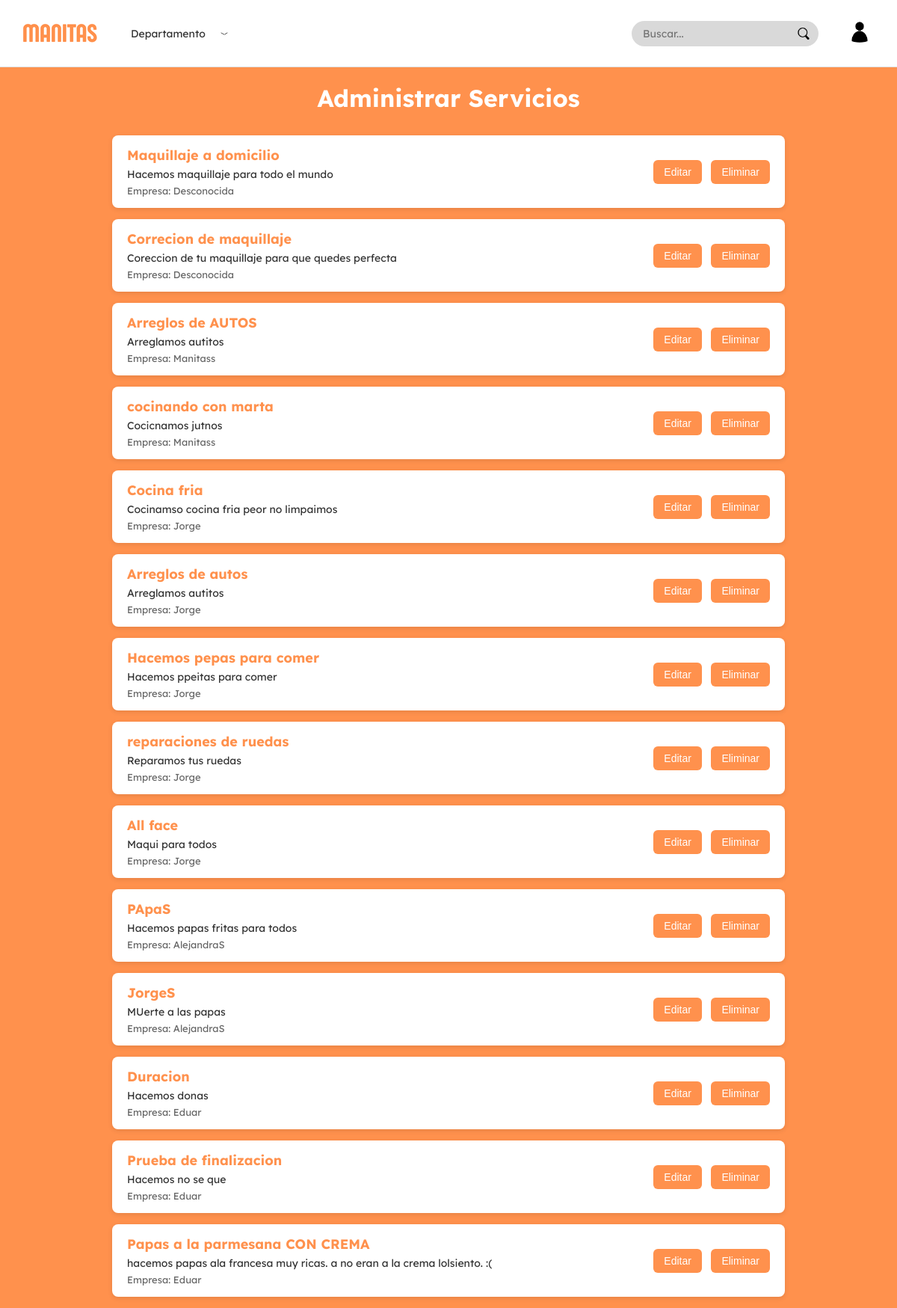
/apps/VIstas/paginas/administrador/admin_servicios.php (signed in), run on the app's committed database.
### tables this page shows
CREATE TABLE `servicio` (
  `IdServicio` int NOT NULL AUTO_INCREMENT,
  `Titulo` varchar(100) NOT NULL,
  `Categoria` enum('Hogar','Autos','Belleza','Cuidado de niños','Digital','Cocina','Salud','Mascotas','Eventos','Educación','Transporte','Arte y Cultura') NOT NULL,
  `Descripcion` varchar(500) DEFAULT NULL,
  `Precio` int NOT NULL,
  `imagen` varchar(255) DEFAULT NULL,
  `departamento` varchar(255) NOT NULL DEFAULT '',
  `Duracion` decimal(3,1) NOT NULL,
  PRIMARY KEY (`IdServicio`),
  CONSTRAINT `chk_precio` CHECK ((`Precio` >= 0))
);

### apps/Controlador/administrador/MostrarServiciosControlador.php (called while the page is built, shortened)
<?php
require_once($_SERVER['DOCUMENT_ROOT'] . '/Proyecto/apps/modelos/Servicio.php');
require_once($_SERVER['DOCUMENT_ROOT'] . '/Proyecto/apps/modelos/Empresa.php');
require_once($_SERVER['DOCUMENT_ROOT'] . '/Proyecto/apps/modelos/Brinda.php');
class ServiciosAdminControlador {
    private $conn;
    public function __construct($conn) {
        $this->conn = $conn;
    }
    public function obtenerServiciosConEmpresa() {
        $sql = "SELECT * FROM servicio";
        $resultado = $this->conn->query($sql);
        $servicios = [];
        if ($resultado) {
            while ($row = $resultado->fetch_assoc()) {
                $servicio = new Servicio(
                    $row['IdServicio'] ?? null,
                    $row['Titulo'] ?? '',
                    $row['Categoria'] ?? '',
                    $row['Descripcion'] ?? '',
                    $row['Precio'] ?? 0,
                    $row['departamento'] ?? '',
                    $row['imagen'] ?? '',
                    $row['Duracion'] ?? 0
                );
                $idEmpresa = Brinda::obtenerIdEmpresaPorServicio($this->conn, $servicio->getIdServicio());
                $empresaObj = $idEmpresa ? Empresa::obtenerPorId($this->conn, $idEmpresa) : null;
                $nombreEmpresa = $empresaObj ? $empresaObj->getNombreEmpresa() : 'Desconocida';
                $servicios[] = [
                    'servicio' => $servicio,
                    'empresa' => $nombreEmpresa
                ];
            }
        }
        return $servicios;
    }
}
?>

### apps/Modelos/Servicio.php (called while the page is built, shortened)
<?php
class Servicio {
    private $idServicio;
    private $titulo;
    private $categoria;
    private $descripcion;
    private $precio;
    private $departamento;
    private $imagen;
    private $duracion;
    public function __construct(
        $idServicio = null,
        $titulo = '',
        $categoria = '',
        $descripcion = '',
        $precio = 0,
        $departamento = '',
        $imagen = '',
        $duracion = 0
    ) {
        $this->idServicio = $idServicio;
        $this->titulo = $titulo;
        $this->categoria = $categoria;
        $this->descripcion = $descripcion;
        $this->precio = $precio;
        $this->departamento = $departamento;
        $this->imagen = $imagen;
        $this->duracion = $duracion;
    }
    public function getIdServicio() { return $this->idServicio; }
    public function getTitulo() { return $this->titulo; }
    public function getCategoria() { return $this->categoria; }
    public function getDescripcion() { return $this->descripcion; }
    public function getPrecio() { return $this->precio; }
    public function getDepartamento() { return $this->departamento; }
    public function getImagen() { return $this->imagen; }
    public function getDuracion() { return $this->duracion; }
}
?>

### apps/Modelos/Brinda.php (called while the page is built, shortened)
<?php
class Brinda
{
    public static function obtenerIdEmpresaPorServicio($conn, $idServicio)
    {
        $stmt = $conn->prepare("SELECT IdUsuario FROM brinda WHERE IdServicio = ?");
        $stmt->bind_param("i", $idServicio);
        $stmt->execute();
        $res = $stmt->get_result();
        $fila = $res->fetch_assoc();
        return $fila['IdUsuario'] ?? null;
    }
}

### apps/Modelos/Empresa.php (called while the page is built, shortened)
<?php
class Empresa extends Usuario
{
    private $nombreEmpresa;
    public function __construct($idUsuario, $email, $contrasena, $telefono, $nombreEmpresa, $calle, $numero, $imagen = null)
    {
        $this->nombreEmpresa = $nombreEmpresa;
    }
    public function getNombreEmpresa()
    {
        return $this->nombreEmpresa;
    }
    public static function obtenerPorId($conn, $idUsuario)
    {
        $stmt = $conn->prepare("
      SELECT u.IdUsuario, u.Email, u.Contraseña,
       e.NombreEmpresa, e.Calle, e.Numero, e.Imagen
FROM empresa e
JOIN usuario u ON e.IdUsuario = u.IdUsuario
WHERE e.IdUsuario = ?
    ");
        $stmt->bind_param("i", $idUsuario);
        $stmt->execute();
        $res = $stmt->get_result();
        $datos = $res->fetch_assoc();
        if ($datos) {
            return new Empresa(
                $datos['IdUsuario'],
                $datos['Email'],
                $datos['Contraseña'],
                null,
                $datos['NombreEmpresa'],
                $datos['Calle'],
                $datos['Numero'],
                $datos['Imagen']
            );
        }
        return null;
    }
}

### apps/VIstas/paginas/administrador/admin_servicios.php (the view, shortened to what this page needs)
<?php
require_once($_SERVER['DOCUMENT_ROOT'] . '/Proyecto/apps/modelos/conexion.php');
require_once($_SERVER['DOCUMENT_ROOT'] . '/Proyecto/apps/Controlador/administrador/MostrarServiciosControlador.php');
$controlador = new ServiciosAdminControlador($conn);
$servicios = $controlador->obtenerServiciosConEmpresa();
?>
<!DOCTYPE html>
<html lang="es">
<head>
    <link rel="stylesheet" href="/Proyecto/public/css/fonts.css">
    <link rel="stylesheet" href="/Proyecto/public/css/paginas/administrador/admin_servicios.css">
    <link rel="stylesheet" href="/Proyecto/public/css/layout/navbar.css">
    <link rel="stylesheet" href="/Proyecto/public/css/layout/modal_servicio.css">
</head>
<body>
    <?php include $_SERVER['DOCUMENT_ROOT'] . '/Proyecto/apps/vistas/layout/navbar.php'; ?>
    <h1>Administrar Servicios</h1>
    <?php if (count($servicios) === 0): ?>
        <p>No hay servicios disponibles.</p>
    <?php else: ?>
        <ul class="servicios-list">
            <?php foreach ($servicios as $item): ?>
                <?php $s = $item['servicio']; ?>
                <li class="servicio-item">
                    <div class="info">
                        <span class="nombre"><?= htmlspecialchars($s->getTitulo()) ?></span>
                        <span class="descripcion"><?= htmlspecialchars($s->getDescripcion()) ?></span>
                        <span class="empresa">Empresa: <?= htmlspecialchars($item['empresa']) ?></span>
                    </div>
                    <div class="acciones">
                        <button
                            class="btn-editar"
                            data-id="<?= $s->getIdServicio() ?>"
                            data-titulo="<?= htmlspecialchars($s->getTitulo(), ENT_QUOTES) ?>"
                            data-categoria="<?= htmlspecialchars($s->getCategoria(), ENT_QUOTES) ?>"
data-departamento="<?= htmlspecialchars($s->getDepartamento(), ENT_QUOTES) ?>"
                            data-precio="<?= htmlspecialchars($s->getPrecio(), ENT_QUOTES) ?>"
                            data-descripcion="<?= htmlspecialchars($s->getDescripcion(), ENT_QUOTES) ?>"
                            data-imagen="<?= htmlspecialchars($s->getImagen(), ENT_QUOTES) ?>"
                            data-duracion="<?= htmlspecialchars((string)$s->getDuracion(), ENT_QUOTES) ?>"
                        >
                            Editar
                        </button>
                        <button class="btn-eliminar" data-id="<?= $s->getIdServicio() ?>">Eliminar</button>
                    </div>
                </li>
            <?php endforeach; ?>
        </ul>
    <?php endif; ?>
</body>
</html>

### public/css/paginas/administrador/admin_servicios.css (style rules this page uses)
body { margin: 0; font-family: 'Lexend', sans-serif; background-color: #FF914D; color: #333; padding: 0; }
h1 { text-align: center; color: white; margin-bottom: 30px; }
.servicios-list { list-style: none; padding: 0; max-width: 900px; margin: 0 auto; }
.servicio-item { background-color: #fff; border-radius: 8px; padding: 15px 20px; margin-bottom: 15px; box-shadow: 0 2px 6px rgba(0,0,0,0.1); display: flex; justify-content: space-between; align-items: center; }
.info { max-width: 70%; }
.info .nombre { display: block; font-weight: 600; font-size: 18px; margin-bottom: 5px; color: #FF914D; }
.info .descripcion { display: block; font-size: 14px; margin-bottom: 5px; }
.info .empresa { display: block; font-size: 13px; color: #666; }
.acciones button { background-color: #FF914D; color: white; border: none; border-radius: 6px; padding: 8px 14px; margin-left: 8px; cursor: pointer; font-size: 14px; transition: background-color 0.3s; }

### public/css/layout/navbar.css (style rules this page uses)
body { margin: 0; font-family: 'Lexend', sans-serif; }

### data on the page
servicio: Titulo "Maquillaje a domicilio", Descripcion "Hacemos maquillaje para todo el mundo", empresa "Desconocida"
servicio: Titulo "Correcion de maquillaje", Descripcion "Coreccion de tu maquillaje para que quedes perfecta", empresa "Desconocida"
servicio: Titulo "Arreglos de AUTOS", Descripcion "Arreglamos autitos", empresa "Manitass"
servicio: Titulo "cocinando con marta", Descripcion "Cocicnamos jutnos", empresa "Manitass"
servicio: Titulo "Cocina fria", Descripcion "Cocinamso cocina fria peor no limpaimos", empresa "Jorge"
servicio: Titulo "Arreglos de autos", Descripcion "Arreglamos autitos", empresa "Jorge"
servicio: Titulo "Hacemos pepas para comer", Descripcion "Hacemos ppeitas para comer", empresa "Jorge"
servicio: Titulo "reparaciones de ruedas", Descripcion "Reparamos tus ruedas", empresa "Jorge"
servicio: Titulo "All face", Descripcion "Maqui para todos", empresa "Jorge"
servicio: Titulo "PApaS", Descripcion "Hacemos papas fritas para todos", empresa "AlejandraS"
servicio: Titulo "JorgeS", Descripcion "MUerte a las papas", empresa "AlejandraS"
servicio: Titulo "Duracion", Descripcion "Hacemos donas", empresa "Eduar"
servicio: Titulo "Prueba de finalizacion", Descripcion "Hacemos no se que", empresa "Eduar"
servicio: Titulo "Papas a la parmesana CON CREMA", Descripcion "hacemos papas ala francesa muy ricas. a no eran a la crema lolsiento. :(", empresa "Eduar"
